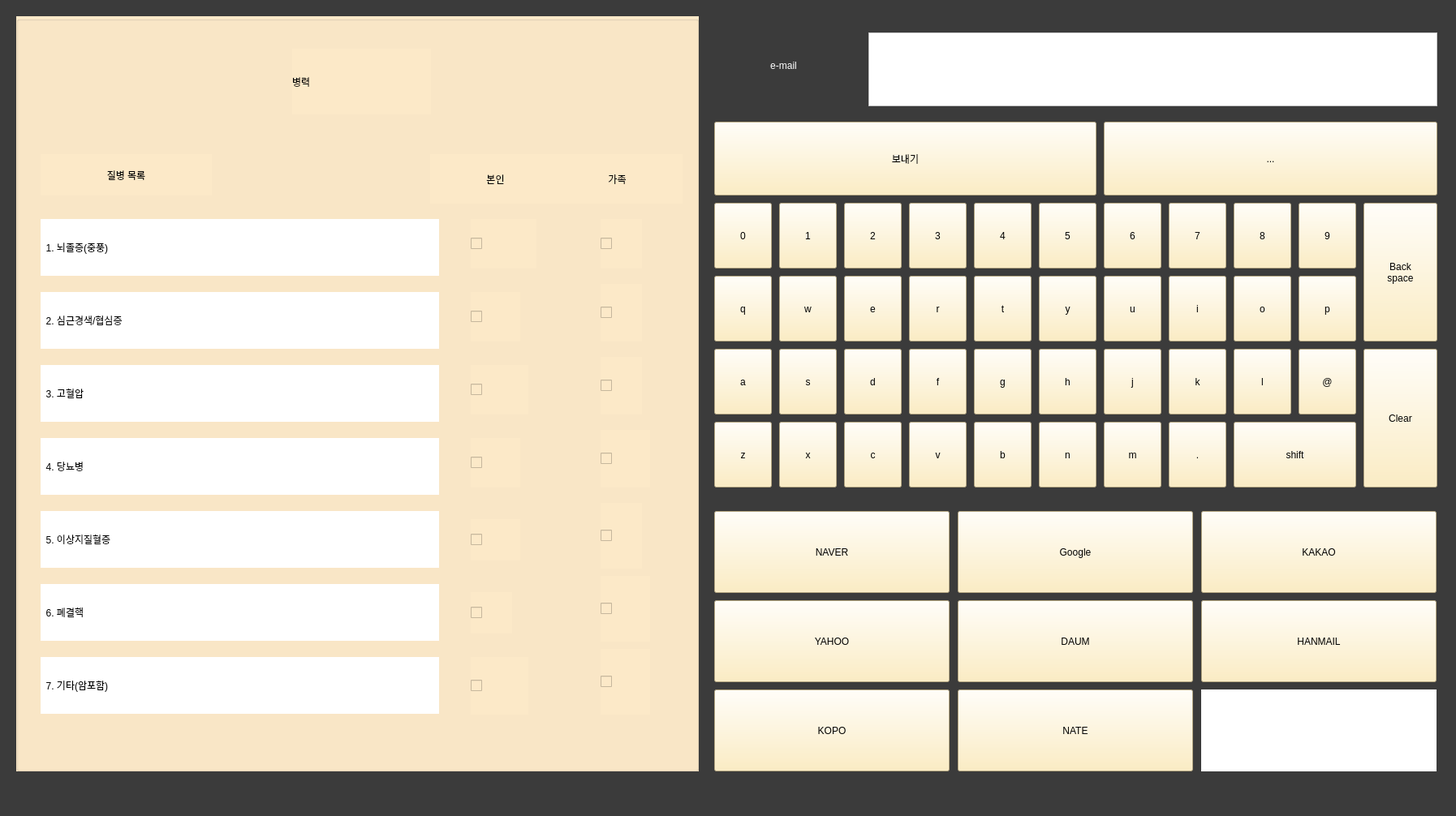
<?xml version="1.0" encoding="UTF-8"?>
<ui version="4.0">
 <class>Form</class>
 <widget class="QWidget" name="Form">
  <property name="geometry">
   <rect>
    <x>0</x>
    <y>0</y>
    <width>1794</width>
    <height>1006</height>
   </rect>
  </property>
  <property name="windowTitle">
   <string>Form</string>
  </property>
  <property name="styleSheet">
   <string notr="true">background-color: rgb(59, 59, 59);</string>
  </property>
  <widget class="QPushButton" name="send_button">
   <property name="geometry">
    <rect>
     <x>880</x>
     <y>150</y>
     <width>471</width>
     <height>91</height>
    </rect>
   </property>
   <property name="styleSheet">
    <string notr="true">font: 75 25pt &quot;URW Bookman L&quot;;
background-color: rgb(252, 233, 179);</string>
   </property>
   <property name="text">
    <string>보내기</string>
   </property>
  </widget>
  <widget class="QTextEdit" name="e_mail_box">
   <property name="enabled">
    <bool>true</bool>
   </property>
   <property name="geometry">
    <rect>
     <x>1070</x>
     <y>40</y>
     <width>701</width>
     <height>91</height>
    </rect>
   </property>
   <property name="font">
    <font>
     <family>Agency FB</family>
     <pointsize>15</pointsize>
     <weight>9</weight>
     <italic>false</italic>
     <bold>false</bold>
    </font>
   </property>
   <property name="styleSheet">
    <string notr="true">background-color: rgb(255, 255, 255);
font: 75 15pt &quot;Agency FB&quot;;</string>
   </property>
   <property name="html">
    <string>&lt;!DOCTYPE HTML PUBLIC &quot;-//W3C//DTD HTML 4.0//EN&quot; &quot;http://www.w3.org/TR/REC-html40/strict.dtd&quot;&gt;
&lt;html&gt;&lt;head&gt;&lt;meta name=&quot;qrichtext&quot; content=&quot;1&quot; /&gt;&lt;style type=&quot;text/css&quot;&gt;
p, li { white-space: pre-wrap; }
&lt;/style&gt;&lt;/head&gt;&lt;body style=&quot; font-family:'Agency FB'; font-size:15pt; font-weight:72; font-style:normal;&quot;&gt;
&lt;p style=&quot;-qt-paragraph-type:empty; margin-top:0px; margin-bottom:0px; margin-left:0px; margin-right:0px; -qt-block-indent:0; text-indent:0px; font-size:30pt;&quot;&gt;&lt;br /&gt;&lt;/p&gt;&lt;/body&gt;&lt;/html&gt;</string>
   </property>
  </widget>
  <widget class="QLabel" name="label_21">
   <property name="geometry">
    <rect>
     <x>880</x>
     <y>40</y>
     <width>171</width>
     <height>81</height>
    </rect>
   </property>
   <property name="styleSheet">
    <string notr="true">font: 75 20pt &quot;URW Bookman L&quot;;
color: rgb(255, 255, 255);

background-color: rgb(59, 59, 59);</string>
   </property>
   <property name="text">
    <string>e-mail</string>
   </property>
   <property name="alignment">
    <set>Qt::AlignCenter</set>
   </property>
  </widget>
  <widget class="QGroupBox" name="groupBox">
   <property name="geometry">
    <rect>
     <x>20</x>
     <y>20</y>
     <width>841</width>
     <height>931</height>
    </rect>
   </property>
   <property name="styleSheet">
    <string notr="true">background-color: rgb(252, 233, 200);</string>
   </property>
   <property name="title">
    <string/>
   </property>
   <widget class="QLabel" name="label_13">
    <property name="geometry">
     <rect>
      <x>30</x>
      <y>790</y>
      <width>491</width>
      <height>70</height>
     </rect>
    </property>
    <property name="styleSheet">
     <string notr="true">font: 20pt &quot;Agency FB&quot;;
background-color: rgb(255, 255, 255);</string>
    </property>
    <property name="text">
     <string>  7. 기타(암포함)</string>
    </property>
   </widget>
   <widget class="QCheckBox" name="my_ck3">
    <property name="geometry">
     <rect>
      <x>560</x>
      <y>430</y>
      <width>71</width>
      <height>61</height>
     </rect>
    </property>
    <property name="styleSheet">
     <string notr="true">QCheckBox::indicator { width:50px; height: 50px;};</string>
    </property>
    <property name="text">
     <string/>
    </property>
   </widget>
   <widget class="QLabel" name="label_9">
    <property name="geometry">
     <rect>
      <x>30</x>
      <y>430</y>
      <width>491</width>
      <height>70</height>
     </rect>
    </property>
    <property name="styleSheet">
     <string notr="true">font: 20pt &quot;Agency FB&quot;;
background-color: rgb(255, 255, 255);</string>
    </property>
    <property name="text">
     <string>  3. 고혈압</string>
    </property>
   </widget>
   <widget class="QCheckBox" name="my_ck2">
    <property name="geometry">
     <rect>
      <x>560</x>
      <y>340</y>
      <width>61</width>
      <height>61</height>
     </rect>
    </property>
    <property name="styleSheet">
     <string notr="true">QCheckBox::indicator { width:50px; height: 50px;};</string>
    </property>
    <property name="text">
     <string/>
    </property>
   </widget>
   <widget class="QLabel" name="label_10">
    <property name="geometry">
     <rect>
      <x>30</x>
      <y>520</y>
      <width>491</width>
      <height>70</height>
     </rect>
    </property>
    <property name="styleSheet">
     <string notr="true">font: 20pt &quot;Agency FB&quot;;
background-color: rgb(255, 255, 255);</string>
    </property>
    <property name="text">
     <string>  4. 당뇨병</string>
    </property>
   </widget>
   <widget class="QLabel" name="label_11">
    <property name="geometry">
     <rect>
      <x>30</x>
      <y>610</y>
      <width>491</width>
      <height>70</height>
     </rect>
    </property>
    <property name="styleSheet">
     <string notr="true">font: 20pt &quot;Agency FB&quot;;
background-color: rgb(255, 255, 255);</string>
    </property>
    <property name="text">
     <string>  5. 이상지질혈증</string>
    </property>
   </widget>
   <widget class="QLabel" name="label_6">
    <property name="geometry">
     <rect>
      <x>30</x>
      <y>340</y>
      <width>491</width>
      <height>70</height>
     </rect>
    </property>
    <property name="styleSheet">
     <string notr="true">font: 20pt &quot;Agency FB&quot;;
background-color: rgb(255, 255, 255);</string>
    </property>
    <property name="text">
     <string>  2. 심근경색/협심증</string>
    </property>
   </widget>
   <widget class="QLabel" name="label_5">
    <property name="geometry">
     <rect>
      <x>30</x>
      <y>250</y>
      <width>491</width>
      <height>70</height>
     </rect>
    </property>
    <property name="styleSheet">
     <string notr="true">font: 20pt &quot;Agency FB&quot;;
background-color: rgb(255, 255, 255);</string>
    </property>
    <property name="text">
     <string>  1. 뇌졸증(중풍)</string>
    </property>
   </widget>
   <widget class="QLabel" name="label_4">
    <property name="geometry">
     <rect>
      <x>510</x>
      <y>170</y>
      <width>161</width>
      <height>61</height>
     </rect>
    </property>
    <property name="styleSheet">
     <string notr="true">color: rgb(0,0,0);
font: 15pt &quot;Agency FB&quot;;
</string>
    </property>
    <property name="text">
     <string>본인</string>
    </property>
    <property name="alignment">
     <set>Qt::AlignCenter</set>
    </property>
   </widget>
   <widget class="QLabel" name="label_3">
    <property name="geometry">
     <rect>
      <x>30</x>
      <y>170</y>
      <width>211</width>
      <height>51</height>
     </rect>
    </property>
    <property name="styleSheet">
     <string notr="true">font: 20pt &quot;Agency FB&quot;;
color: rgb(0,0,0);</string>
    </property>
    <property name="text">
     <string>질병 목록</string>
    </property>
    <property name="alignment">
     <set>Qt::AlignCenter</set>
    </property>
   </widget>
   <widget class="QCheckBox" name="my_ck1">
    <property name="enabled">
     <bool>true</bool>
    </property>
    <property name="geometry">
     <rect>
      <x>560</x>
      <y>250</y>
      <width>81</width>
      <height>61</height>
     </rect>
    </property>
    <property name="styleSheet">
     <string notr="true">QCheckBox::indicator { width:50px; height: 50px;};</string>
    </property>
    <property name="text">
     <string/>
    </property>
   </widget>
   <widget class="QCheckBox" name="my_ck7">
    <property name="geometry">
     <rect>
      <x>560</x>
      <y>790</y>
      <width>71</width>
      <height>71</height>
     </rect>
    </property>
    <property name="font">
     <font>
      <pointsize>11</pointsize>
     </font>
    </property>
    <property name="autoFillBackground">
     <bool>false</bool>
    </property>
    <property name="styleSheet">
     <string notr="true">QCheckBox::indicator { width:50px; height: 50px;};</string>
    </property>
    <property name="text">
     <string/>
    </property>
    <property name="iconSize">
     <size>
      <width>30</width>
      <height>30</height>
     </size>
    </property>
   </widget>
   <widget class="QCheckBox" name="my_ck4">
    <property name="geometry">
     <rect>
      <x>560</x>
      <y>520</y>
      <width>61</width>
      <height>61</height>
     </rect>
    </property>
    <property name="styleSheet">
     <string notr="true">QCheckBox::indicator { width:50px; height: 50px;};</string>
    </property>
    <property name="text">
     <string/>
    </property>
   </widget>
   <widget class="QLabel" name="label">
    <property name="geometry">
     <rect>
      <x>340</x>
      <y>40</y>
      <width>171</width>
      <height>81</height>
     </rect>
    </property>
    <property name="styleSheet">
     <string notr="true">font: 30pt &quot;Agency FB&quot;;
color: rgb(0,0,0);

</string>
    </property>
    <property name="text">
     <string>병력</string>
    </property>
   </widget>
   <widget class="QLabel" name="label_12">
    <property name="geometry">
     <rect>
      <x>30</x>
      <y>700</y>
      <width>491</width>
      <height>70</height>
     </rect>
    </property>
    <property name="styleSheet">
     <string notr="true">font: 20pt &quot;Agency FB&quot;;
background-color: rgb(255, 255, 255);</string>
    </property>
    <property name="text">
     <string>  6. 폐결핵</string>
    </property>
   </widget>
   <widget class="QCheckBox" name="my_ck6">
    <property name="geometry">
     <rect>
      <x>560</x>
      <y>710</y>
      <width>51</width>
      <height>51</height>
     </rect>
    </property>
    <property name="styleSheet">
     <string notr="true">QCheckBox::indicator { width:50px; height: 50px;};</string>
    </property>
    <property name="text">
     <string/>
    </property>
   </widget>
   <widget class="QCheckBox" name="my_ck5">
    <property name="geometry">
     <rect>
      <x>560</x>
      <y>620</y>
      <width>61</width>
      <height>51</height>
     </rect>
    </property>
    <property name="styleSheet">
     <string notr="true">QCheckBox::indicator { width:50px; height: 50px;};</string>
    </property>
    <property name="text">
     <string/>
    </property>
   </widget>
   <widget class="QCheckBox" name="fam_ck7">
    <property name="geometry">
     <rect>
      <x>720</x>
      <y>780</y>
      <width>61</width>
      <height>81</height>
     </rect>
    </property>
    <property name="styleSheet">
     <string notr="true">QCheckBox::indicator { width:50px; height: 50px;};</string>
    </property>
    <property name="text">
     <string/>
    </property>
   </widget>
   <widget class="QCheckBox" name="fam_ck2">
    <property name="geometry">
     <rect>
      <x>720</x>
      <y>330</y>
      <width>51</width>
      <height>71</height>
     </rect>
    </property>
    <property name="styleSheet">
     <string notr="true">QCheckBox::indicator { width:50px; height: 50px;};</string>
    </property>
    <property name="text">
     <string/>
    </property>
   </widget>
   <widget class="QCheckBox" name="fam_ck6">
    <property name="geometry">
     <rect>
      <x>720</x>
      <y>690</y>
      <width>61</width>
      <height>81</height>
     </rect>
    </property>
    <property name="styleSheet">
     <string notr="true">QCheckBox::indicator { width:50px; height: 50px;};</string>
    </property>
    <property name="text">
     <string/>
    </property>
   </widget>
   <widget class="QCheckBox" name="fam_ck3">
    <property name="geometry">
     <rect>
      <x>720</x>
      <y>420</y>
      <width>51</width>
      <height>71</height>
     </rect>
    </property>
    <property name="styleSheet">
     <string notr="true">QCheckBox::indicator { width:50px; height: 50px;};</string>
    </property>
    <property name="text">
     <string/>
    </property>
   </widget>
   <widget class="QCheckBox" name="fam_ck1">
    <property name="geometry">
     <rect>
      <x>720</x>
      <y>250</y>
      <width>51</width>
      <height>61</height>
     </rect>
    </property>
    <property name="styleSheet">
     <string notr="true">QCheckBox::indicator { width:50px; height: 50px;};</string>
    </property>
    <property name="text">
     <string/>
    </property>
   </widget>
   <widget class="QCheckBox" name="fam_ck5">
    <property name="geometry">
     <rect>
      <x>720</x>
      <y>600</y>
      <width>51</width>
      <height>81</height>
     </rect>
    </property>
    <property name="styleSheet">
     <string notr="true">QCheckBox::indicator { width:50px; height: 50px;};</string>
    </property>
    <property name="text">
     <string/>
    </property>
   </widget>
   <widget class="QCheckBox" name="fam_ck4">
    <property name="geometry">
     <rect>
      <x>720</x>
      <y>510</y>
      <width>61</width>
      <height>71</height>
     </rect>
    </property>
    <property name="styleSheet">
     <string notr="true">QCheckBox::indicator { width:50px; height: 50px;};</string>
    </property>
    <property name="text">
     <string/>
    </property>
   </widget>
   <widget class="QLabel" name="label_22">
    <property name="geometry">
     <rect>
      <x>660</x>
      <y>170</y>
      <width>161</width>
      <height>61</height>
     </rect>
    </property>
    <property name="styleSheet">
     <string notr="true">color: rgb(0,0,0);
font: 15pt &quot;Algerian FB&quot;;
</string>
    </property>
    <property name="text">
     <string>가족</string>
    </property>
    <property name="alignment">
     <set>Qt::AlignCenter</set>
    </property>
   </widget>
  </widget>
  <widget class="QPushButton" name="B7">
   <property name="geometry">
    <rect>
     <x>1440</x>
     <y>250</y>
     <width>71</width>
     <height>81</height>
    </rect>
   </property>
   <property name="styleSheet">
    <string notr="true">font: 75 30pt &quot;URW Bookman L&quot;;
background-color: rgb(252, 233, 179);</string>
   </property>
   <property name="text">
    <string>7</string>
   </property>
  </widget>
  <widget class="QPushButton" name="B4">
   <property name="geometry">
    <rect>
     <x>1200</x>
     <y>250</y>
     <width>71</width>
     <height>81</height>
    </rect>
   </property>
   <property name="styleSheet">
    <string notr="true">font: 75 30pt &quot;URW Bookman L&quot;;
background-color: rgb(252, 233, 179);</string>
   </property>
   <property name="text">
    <string>4</string>
   </property>
  </widget>
  <widget class="QPushButton" name="B1">
   <property name="geometry">
    <rect>
     <x>960</x>
     <y>250</y>
     <width>71</width>
     <height>81</height>
    </rect>
   </property>
   <property name="styleSheet">
    <string notr="true">font: 75 30pt &quot;URW Bookman L&quot;;
background-color: rgb(252, 233, 179);</string>
   </property>
   <property name="text">
    <string>1</string>
   </property>
  </widget>
  <widget class="QPushButton" name="B0">
   <property name="geometry">
    <rect>
     <x>880</x>
     <y>250</y>
     <width>71</width>
     <height>81</height>
    </rect>
   </property>
   <property name="styleSheet">
    <string notr="true">font: 75 30pt &quot;URW Bookman L&quot;;
background-color: rgb(252, 233, 179);</string>
   </property>
   <property name="text">
    <string>0</string>
   </property>
  </widget>
  <widget class="QPushButton" name="B5">
   <property name="geometry">
    <rect>
     <x>1280</x>
     <y>250</y>
     <width>71</width>
     <height>81</height>
    </rect>
   </property>
   <property name="styleSheet">
    <string notr="true">font: 75 30pt &quot;URW Bookman L&quot;;
background-color: rgb(252, 233, 179);</string>
   </property>
   <property name="text">
    <string>5</string>
   </property>
  </widget>
  <widget class="QPushButton" name="B2">
   <property name="geometry">
    <rect>
     <x>1040</x>
     <y>250</y>
     <width>71</width>
     <height>81</height>
    </rect>
   </property>
   <property name="styleSheet">
    <string notr="true">font: 75 30pt &quot;URW Bookman L&quot;;
background-color: rgb(252, 233, 179);</string>
   </property>
   <property name="text">
    <string>2</string>
   </property>
  </widget>
  <widget class="QPushButton" name="B8">
   <property name="geometry">
    <rect>
     <x>1520</x>
     <y>250</y>
     <width>71</width>
     <height>81</height>
    </rect>
   </property>
   <property name="styleSheet">
    <string notr="true">font: 75 30pt &quot;URW Bookman L&quot;;
background-color: rgb(252, 233, 179);</string>
   </property>
   <property name="text">
    <string>8</string>
   </property>
  </widget>
  <widget class="QPushButton" name="B6">
   <property name="geometry">
    <rect>
     <x>1360</x>
     <y>250</y>
     <width>71</width>
     <height>81</height>
    </rect>
   </property>
   <property name="styleSheet">
    <string notr="true">font: 75 30pt &quot;URW Bookman L&quot;;
background-color: rgb(252, 233, 179);</string>
   </property>
   <property name="text">
    <string>6</string>
   </property>
  </widget>
  <widget class="QPushButton" name="B9">
   <property name="geometry">
    <rect>
     <x>1600</x>
     <y>250</y>
     <width>71</width>
     <height>81</height>
    </rect>
   </property>
   <property name="styleSheet">
    <string notr="true">font: 75 30pt &quot;URW Bookman L&quot;;
background-color: rgb(252, 233, 179);</string>
   </property>
   <property name="text">
    <string>9</string>
   </property>
  </widget>
  <widget class="QPushButton" name="B3">
   <property name="geometry">
    <rect>
     <x>1120</x>
     <y>250</y>
     <width>71</width>
     <height>81</height>
    </rect>
   </property>
   <property name="styleSheet">
    <string notr="true">font: 75 30pt &quot;URW Bookman L&quot;;
background-color: rgb(252, 233, 179);</string>
   </property>
   <property name="text">
    <string>3</string>
   </property>
  </widget>
  <widget class="QPushButton" name="BQ">
   <property name="geometry">
    <rect>
     <x>880</x>
     <y>340</y>
     <width>71</width>
     <height>81</height>
    </rect>
   </property>
   <property name="styleSheet">
    <string notr="true">font: 75 30pt &quot;URW Bookman L&quot;;
background-color: rgb(252, 233, 179);</string>
   </property>
   <property name="text">
    <string>q</string>
   </property>
  </widget>
  <widget class="QPushButton" name="BW">
   <property name="geometry">
    <rect>
     <x>960</x>
     <y>340</y>
     <width>71</width>
     <height>81</height>
    </rect>
   </property>
   <property name="styleSheet">
    <string notr="true">font: 75 30pt &quot;URW Bookman L&quot;;
background-color: rgb(252, 233, 179);</string>
   </property>
   <property name="text">
    <string>w</string>
   </property>
  </widget>
  <widget class="QPushButton" name="BE">
   <property name="geometry">
    <rect>
     <x>1040</x>
     <y>340</y>
     <width>71</width>
     <height>81</height>
    </rect>
   </property>
   <property name="styleSheet">
    <string notr="true">font: 75 30pt &quot;URW Bookman L&quot;;
background-color: rgb(252, 233, 179);</string>
   </property>
   <property name="text">
    <string>e</string>
   </property>
  </widget>
  <widget class="QPushButton" name="BR">
   <property name="geometry">
    <rect>
     <x>1120</x>
     <y>340</y>
     <width>71</width>
     <height>81</height>
    </rect>
   </property>
   <property name="styleSheet">
    <string notr="true">font: 75 30pt &quot;URW Bookman L&quot;;
background-color: rgb(252, 233, 179);</string>
   </property>
   <property name="text">
    <string>r</string>
   </property>
  </widget>
  <widget class="QPushButton" name="BY">
   <property name="geometry">
    <rect>
     <x>1280</x>
     <y>340</y>
     <width>71</width>
     <height>81</height>
    </rect>
   </property>
   <property name="styleSheet">
    <string notr="true">font: 75 30pt &quot;URW Bookman L&quot;;
background-color: rgb(252, 233, 179);</string>
   </property>
   <property name="text">
    <string>y</string>
   </property>
  </widget>
  <widget class="QPushButton" name="BT">
   <property name="geometry">
    <rect>
     <x>1200</x>
     <y>340</y>
     <width>71</width>
     <height>81</height>
    </rect>
   </property>
   <property name="styleSheet">
    <string notr="true">font: 75 30pt &quot;URW Bookman L&quot;;
background-color: rgb(252, 233, 179);</string>
   </property>
   <property name="text">
    <string>t</string>
   </property>
  </widget>
  <widget class="QPushButton" name="BU">
   <property name="geometry">
    <rect>
     <x>1360</x>
     <y>340</y>
     <width>71</width>
     <height>81</height>
    </rect>
   </property>
   <property name="styleSheet">
    <string notr="true">font: 75 30pt &quot;URW Bookman L&quot;;
background-color: rgb(252, 233, 179);</string>
   </property>
   <property name="text">
    <string>u</string>
   </property>
  </widget>
  <widget class="QPushButton" name="BI">
   <property name="geometry">
    <rect>
     <x>1440</x>
     <y>340</y>
     <width>71</width>
     <height>81</height>
    </rect>
   </property>
   <property name="styleSheet">
    <string notr="true">font: 75 30pt &quot;URW Bookman L&quot;;
background-color: rgb(252, 233, 179);</string>
   </property>
   <property name="text">
    <string>i</string>
   </property>
  </widget>
  <widget class="QPushButton" name="BO">
   <property name="geometry">
    <rect>
     <x>1520</x>
     <y>340</y>
     <width>71</width>
     <height>81</height>
    </rect>
   </property>
   <property name="styleSheet">
    <string notr="true">font: 75 30pt &quot;URW Bookman L&quot;;
background-color: rgb(252, 233, 179);</string>
   </property>
   <property name="text">
    <string>o</string>
   </property>
  </widget>
  <widget class="QPushButton" name="BP">
   <property name="geometry">
    <rect>
     <x>1600</x>
     <y>340</y>
     <width>71</width>
     <height>81</height>
    </rect>
   </property>
   <property name="styleSheet">
    <string notr="true">font: 75 30pt &quot;URW Bookman L&quot;;
background-color: rgb(252, 233, 179);</string>
   </property>
   <property name="text">
    <string>p</string>
   </property>
  </widget>
  <widget class="QPushButton" name="BA">
   <property name="geometry">
    <rect>
     <x>880</x>
     <y>430</y>
     <width>71</width>
     <height>81</height>
    </rect>
   </property>
   <property name="styleSheet">
    <string notr="true">font: 75 30pt &quot;URW Bookman L&quot;;
background-color: rgb(252, 233, 179);</string>
   </property>
   <property name="text">
    <string>a</string>
   </property>
  </widget>
  <widget class="QPushButton" name="BK">
   <property name="geometry">
    <rect>
     <x>1440</x>
     <y>430</y>
     <width>71</width>
     <height>81</height>
    </rect>
   </property>
   <property name="styleSheet">
    <string notr="true">font: 75 30pt &quot;URW Bookman L&quot;;
background-color: rgb(252, 233, 179);</string>
   </property>
   <property name="text">
    <string>k</string>
   </property>
  </widget>
  <widget class="QPushButton" name="BL">
   <property name="geometry">
    <rect>
     <x>1520</x>
     <y>430</y>
     <width>71</width>
     <height>81</height>
    </rect>
   </property>
   <property name="styleSheet">
    <string notr="true">font: 75 30pt &quot;URW Bookman L&quot;;
background-color: rgb(252, 233, 179);</string>
   </property>
   <property name="text">
    <string>l</string>
   </property>
  </widget>
  <widget class="QPushButton" name="BD">
   <property name="geometry">
    <rect>
     <x>1040</x>
     <y>430</y>
     <width>71</width>
     <height>81</height>
    </rect>
   </property>
   <property name="styleSheet">
    <string notr="true">font: 75 30pt &quot;URW Bookman L&quot;;
background-color: rgb(252, 233, 179);</string>
   </property>
   <property name="text">
    <string>d</string>
   </property>
  </widget>
  <widget class="QPushButton" name="BF">
   <property name="geometry">
    <rect>
     <x>1120</x>
     <y>430</y>
     <width>71</width>
     <height>81</height>
    </rect>
   </property>
   <property name="styleSheet">
    <string notr="true">font: 75 30pt &quot;URW Bookman L&quot;;
background-color: rgb(252, 233, 179);</string>
   </property>
   <property name="text">
    <string>f</string>
   </property>
  </widget>
  <widget class="QPushButton" name="BH">
   <property name="geometry">
    <rect>
     <x>1280</x>
     <y>430</y>
     <width>71</width>
     <height>81</height>
    </rect>
   </property>
   <property name="styleSheet">
    <string notr="true">font: 75 30pt &quot;URW Bookman L&quot;;
background-color: rgb(252, 233, 179);</string>
   </property>
   <property name="text">
    <string>h</string>
   </property>
  </widget>
  <widget class="QPushButton" name="BJ">
   <property name="geometry">
    <rect>
     <x>1360</x>
     <y>430</y>
     <width>71</width>
     <height>81</height>
    </rect>
   </property>
   <property name="styleSheet">
    <string notr="true">font: 75 30pt &quot;URW Bookman L&quot;;
background-color: rgb(252, 233, 179);</string>
   </property>
   <property name="text">
    <string>j</string>
   </property>
  </widget>
  <widget class="QPushButton" name="BS">
   <property name="geometry">
    <rect>
     <x>960</x>
     <y>430</y>
     <width>71</width>
     <height>81</height>
    </rect>
   </property>
   <property name="styleSheet">
    <string notr="true">font: 75 30pt &quot;URW Bookman L&quot;;
background-color: rgb(252, 233, 179);</string>
   </property>
   <property name="text">
    <string>s</string>
   </property>
  </widget>
  <widget class="QPushButton" name="BG">
   <property name="geometry">
    <rect>
     <x>1200</x>
     <y>430</y>
     <width>71</width>
     <height>81</height>
    </rect>
   </property>
   <property name="styleSheet">
    <string notr="true">font: 75 30pt &quot;URW Bookman L&quot;;
background-color: rgb(252, 233, 179);</string>
   </property>
   <property name="text">
    <string>g</string>
   </property>
  </widget>
  <widget class="QPushButton" name="BB">
   <property name="geometry">
    <rect>
     <x>1200</x>
     <y>520</y>
     <width>71</width>
     <height>81</height>
    </rect>
   </property>
   <property name="styleSheet">
    <string notr="true">font: 75 30pt &quot;URW Bookman L&quot;;
background-color: rgb(252, 233, 179);</string>
   </property>
   <property name="text">
    <string>b</string>
   </property>
  </widget>
  <widget class="QPushButton" name="BM">
   <property name="geometry">
    <rect>
     <x>1360</x>
     <y>520</y>
     <width>71</width>
     <height>81</height>
    </rect>
   </property>
   <property name="styleSheet">
    <string notr="true">font: 75 30pt &quot;URW Bookman L&quot;;
background-color: rgb(252, 233, 179);</string>
   </property>
   <property name="text">
    <string>m</string>
   </property>
  </widget>
  <widget class="QPushButton" name="BV">
   <property name="geometry">
    <rect>
     <x>1120</x>
     <y>520</y>
     <width>71</width>
     <height>81</height>
    </rect>
   </property>
   <property name="styleSheet">
    <string notr="true">font: 75 30pt &quot;URW Bookman L&quot;;
background-color: rgb(252, 233, 179);</string>
   </property>
   <property name="text">
    <string>v</string>
   </property>
  </widget>
  <widget class="QPushButton" name="BN">
   <property name="geometry">
    <rect>
     <x>1280</x>
     <y>520</y>
     <width>71</width>
     <height>81</height>
    </rect>
   </property>
   <property name="styleSheet">
    <string notr="true">font: 75 30pt &quot;URW Bookman L&quot;;
background-color: rgb(252, 233, 179);</string>
   </property>
   <property name="text">
    <string>n</string>
   </property>
  </widget>
  <widget class="QPushButton" name="BX">
   <property name="geometry">
    <rect>
     <x>960</x>
     <y>520</y>
     <width>71</width>
     <height>81</height>
    </rect>
   </property>
   <property name="styleSheet">
    <string notr="true">font: 75 30pt &quot;URW Bookman L&quot;;
background-color: rgb(252, 233, 179);</string>
   </property>
   <property name="text">
    <string>x</string>
   </property>
  </widget>
  <widget class="QPushButton" name="BC">
   <property name="geometry">
    <rect>
     <x>1040</x>
     <y>520</y>
     <width>71</width>
     <height>81</height>
    </rect>
   </property>
   <property name="styleSheet">
    <string notr="true">font: 75 30pt &quot;URW Bookman L&quot;;
background-color: rgb(252, 233, 179);</string>
   </property>
   <property name="text">
    <string>c</string>
   </property>
  </widget>
  <widget class="QPushButton" name="BZ">
   <property name="geometry">
    <rect>
     <x>880</x>
     <y>520</y>
     <width>71</width>
     <height>81</height>
    </rect>
   </property>
   <property name="styleSheet">
    <string notr="true">font: 75 30pt &quot;URW Bookman L&quot;;
background-color: rgb(252, 233, 179);</string>
   </property>
   <property name="text">
    <string>z</string>
   </property>
  </widget>
  <widget class="QPushButton" name="BAT">
   <property name="geometry">
    <rect>
     <x>1600</x>
     <y>430</y>
     <width>71</width>
     <height>81</height>
    </rect>
   </property>
   <property name="styleSheet">
    <string notr="true">font: 75 30pt &quot;URW Bookman L&quot;;
background-color: rgb(252, 233, 179);</string>
   </property>
   <property name="text">
    <string>@</string>
   </property>
  </widget>
  <widget class="QPushButton" name="BSHIFT">
   <property name="geometry">
    <rect>
     <x>1520</x>
     <y>520</y>
     <width>151</width>
     <height>81</height>
    </rect>
   </property>
   <property name="styleSheet">
    <string notr="true">font: 75 16pt &quot;URW Bookman L&quot;;
background-color: rgb(252, 233, 179);</string>
   </property>
   <property name="text">
    <string>shift</string>
   </property>
  </widget>
  <widget class="QPushButton" name="BBACK">
   <property name="geometry">
    <rect>
     <x>1680</x>
     <y>250</y>
     <width>91</width>
     <height>171</height>
    </rect>
   </property>
   <property name="styleSheet">
    <string notr="true">font: 75 12pt &quot;URW Bookman L&quot;;
background-color: rgb(252, 233, 179);</string>
   </property>
   <property name="text">
    <string>Back
space</string>
   </property>
  </widget>
  <widget class="QPushButton" name="BNAVER">
   <property name="geometry">
    <rect>
     <x>880</x>
     <y>630</y>
     <width>290</width>
     <height>101</height>
    </rect>
   </property>
   <property name="styleSheet">
    <string notr="true">font: 75 25pt &quot;URW Bookman L&quot;;
background-color: rgb(252, 233, 179);</string>
   </property>
   <property name="text">
    <string>NAVER</string>
   </property>
  </widget>
  <widget class="QPushButton" name="BGOOGLE">
   <property name="geometry">
    <rect>
     <x>1180</x>
     <y>630</y>
     <width>290</width>
     <height>101</height>
    </rect>
   </property>
   <property name="styleSheet">
    <string notr="true">font: 75 25pt &quot;URW Bookman L&quot;;
background-color: rgb(252, 233, 179);</string>
   </property>
   <property name="text">
    <string>Google</string>
   </property>
  </widget>
  <widget class="QPushButton" name="BKOPO">
   <property name="geometry">
    <rect>
     <x>880</x>
     <y>850</y>
     <width>290</width>
     <height>101</height>
    </rect>
   </property>
   <property name="styleSheet">
    <string notr="true">font: 75 25pt &quot;URW Bookman L&quot;;
background-color: rgb(252, 233, 179);</string>
   </property>
   <property name="text">
    <string>KOPO</string>
   </property>
  </widget>
  <widget class="QPushButton" name="BDAUM">
   <property name="geometry">
    <rect>
     <x>1180</x>
     <y>740</y>
     <width>290</width>
     <height>101</height>
    </rect>
   </property>
   <property name="styleSheet">
    <string notr="true">font: 75 25pt &quot;URW Bookman L&quot;;
background-color: rgb(252, 233, 179);</string>
   </property>
   <property name="text">
    <string>DAUM</string>
   </property>
  </widget>
  <widget class="QPushButton" name="BKAKAO">
   <property name="geometry">
    <rect>
     <x>1480</x>
     <y>630</y>
     <width>290</width>
     <height>101</height>
    </rect>
   </property>
   <property name="styleSheet">
    <string notr="true">font: 75 25pt &quot;URW Bookman L&quot;;
background-color: rgb(252, 233, 179);</string>
   </property>
   <property name="text">
    <string>KAKAO</string>
   </property>
  </widget>
  <widget class="QPushButton" name="BDOT">
   <property name="geometry">
    <rect>
     <x>1440</x>
     <y>520</y>
     <width>71</width>
     <height>81</height>
    </rect>
   </property>
   <property name="styleSheet">
    <string notr="true">font: 75 30pt &quot;URW Bookman L&quot;;
background-color: rgb(252, 233, 179);</string>
   </property>
   <property name="text">
    <string>.</string>
   </property>
  </widget>
  <widget class="QPushButton" name="BCLEAR">
   <property name="geometry">
    <rect>
     <x>1680</x>
     <y>430</y>
     <width>91</width>
     <height>171</height>
    </rect>
   </property>
   <property name="styleSheet">
    <string notr="true">font: 75 12pt &quot;URW Bookman L&quot;;
background-color: rgb(252, 233, 179);</string>
   </property>
   <property name="text">
    <string>Clear</string>
   </property>
  </widget>
  <widget class="QPushButton" name="BYAHOO">
   <property name="geometry">
    <rect>
     <x>880</x>
     <y>740</y>
     <width>290</width>
     <height>101</height>
    </rect>
   </property>
   <property name="styleSheet">
    <string notr="true">font: 75 25pt &quot;URW Bookman L&quot;;
background-color: rgb(252, 233, 179);</string>
   </property>
   <property name="text">
    <string>YAHOO</string>
   </property>
  </widget>
  <widget class="QPushButton" name="BHANMAIL">
   <property name="geometry">
    <rect>
     <x>1480</x>
     <y>740</y>
     <width>290</width>
     <height>101</height>
    </rect>
   </property>
   <property name="styleSheet">
    <string notr="true">font: 75 21pt &quot;URW Bookman L&quot;;
background-color: rgb(252, 233, 179);</string>
   </property>
   <property name="text">
    <string>HANMAIL</string>
   </property>
  </widget>
  <widget class="QPushButton" name="BNATE">
   <property name="geometry">
    <rect>
     <x>1180</x>
     <y>850</y>
     <width>290</width>
     <height>101</height>
    </rect>
   </property>
   <property name="styleSheet">
    <string notr="true">font: 75 25pt &quot;URW Bookman L&quot;;
background-color: rgb(252, 233, 179);</string>
   </property>
   <property name="text">
    <string>NATE</string>
   </property>
  </widget>
  <widget class="QPushButton" name="STATUS_BUTTON">
   <property name="geometry">
    <rect>
     <x>1360</x>
     <y>150</y>
     <width>411</width>
     <height>91</height>
    </rect>
   </property>
   <property name="styleSheet">
    <string notr="true">font: 75 25pt &quot;URW Bookman L&quot;;
background-color: rgb(252, 233, 179);</string>
   </property>
   <property name="text">
    <string>...</string>
   </property>
  </widget>
  <widget class="QLabel" name="IMG_LABEL">
   <property name="geometry">
    <rect>
     <x>1480</x>
     <y>850</y>
     <width>290</width>
     <height>101</height>
    </rect>
   </property>
   <property name="styleSheet">
    <string notr="true">background-color: rgb(255,255,255);</string>
   </property>
   <property name="text">
    <string/>
   </property>
  </widget>
 </widget>
 <resources/>
 <connections/>
</ui>
